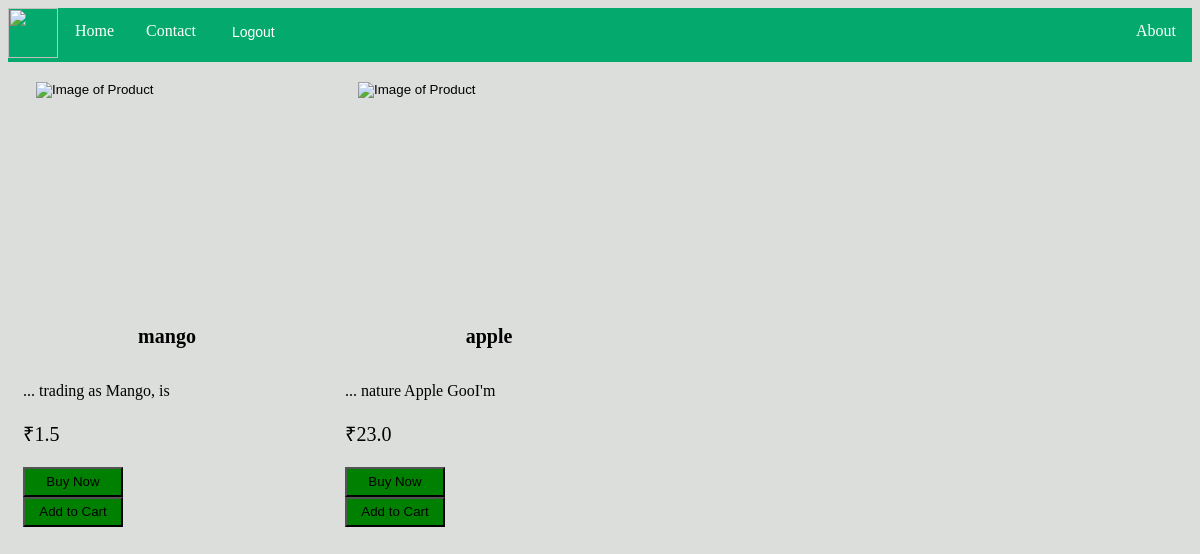
The page /home-page (signed in) on the database its author committed.
### home/models.py (models this page shows)
class product(models.Model):
    name = models.CharField(max_length=50)
    price = models.FloatField()
    Stock = models.IntegerField()
    image = models.CharField(max_length=5000)
    detail = models.CharField(max_length=1000, default='sume string')
    objects = models.Manager()

### home/views.py (the view)
# urls.py: path('home-page', views.homepage, name='home page.html'),
@cache_control(no_cache=True, must_revalidate=True, no_store=True)
def homepage(request):
    if request.user.is_authenticated:
        products = product.objects.all()
        return render(request, 'home page.html', {'products': products})
    else:
        return redirect('/home')

### template/home page.html (shortened to what this page needs)
<!DOCTYPE html>
<html lang="en">
<head>
</head>
<body>
<ul class="head" >
      <li><img  src="https://i.ibb.co/C5CgQyk/shopeevibe-logo.jpg"/></li>
      <li><a href="home-page">Home</a></li>
      <li><a href="#contact">Contact</a></li>
      <li style="float:right" ><a class="active" href="#about">About</a></li>
    <form action="logouting" method="POST"> {% csrf_token %}
      <button type="submit">Logout </button>
    </form>
</ul>
{% for product in products %}
<div class="card" style="width: 18rem;">
<form action="order-form" method="POST">{% csrf_token %}
          <input type="image" src="{{product.image}}" alt="Image of Product">
          <div class="card-body">
              <h5 class="card-title" >{{product.name}}</h5>
              <details class="card-details">
                  <summary>
                     {{product.detail|slice:"0:20"}}
                  </summary>
              </details>
              <p class="card-text">₹{{product.price}}</p>
              <button type="submit" style="width:100px;height:30px; background-color:green">Buy Now</button>
          </div>
</form>
    <form action="cart" method="POST" >{% csrf_token %}
      <div class="cart">
        <button type="submit" style="width:100px;height:30px; background-color:green" >Add to Cart</button>
      </div>
    </form>
  </div>
{% endfor %}
</body>
</html>

### template/home page.html (style rules this page uses)
body { background-color:#dcdedc; }
ul { list-style-type: none; margin: 0; padding: 0; overflow: hidden; background-color: #04AA6D; }
li { float: left; }
li a { display: block; color: white; text-align: center; padding: 14px 16px; text-decoration: none; }
li img { align:left;margin:0px 0px; margin-right:1px; width: 50px; height: 50px; }
.active { background-color: #04AA6D; }
input[type=image] { width:200px; height:200px; padding:10px 13px; }
.card { display: inline-block; padding: 10px 15px; vertical-align: middle; }
h5 { color:solid black; font-size:20px; text-align:center; }
p { font-size:20px; }
.head button { background-color: #04AA6D; border: none; color: white; padding: 14px 16px; text-align: right; text-decoration: none; display: inline-block; margin: 2px 4px; cursor: pointer; font-size:14px; }
details > summary { cursor: pointer; list-style-type: '...'; }
details { margin: 0; cursor: pointer; }

### rows shown on the page
product: name "mango", detail "trading as Mango, is", price "1.5"
product: name "apple", detail "nature Apple GooI'm", price "23.0"
